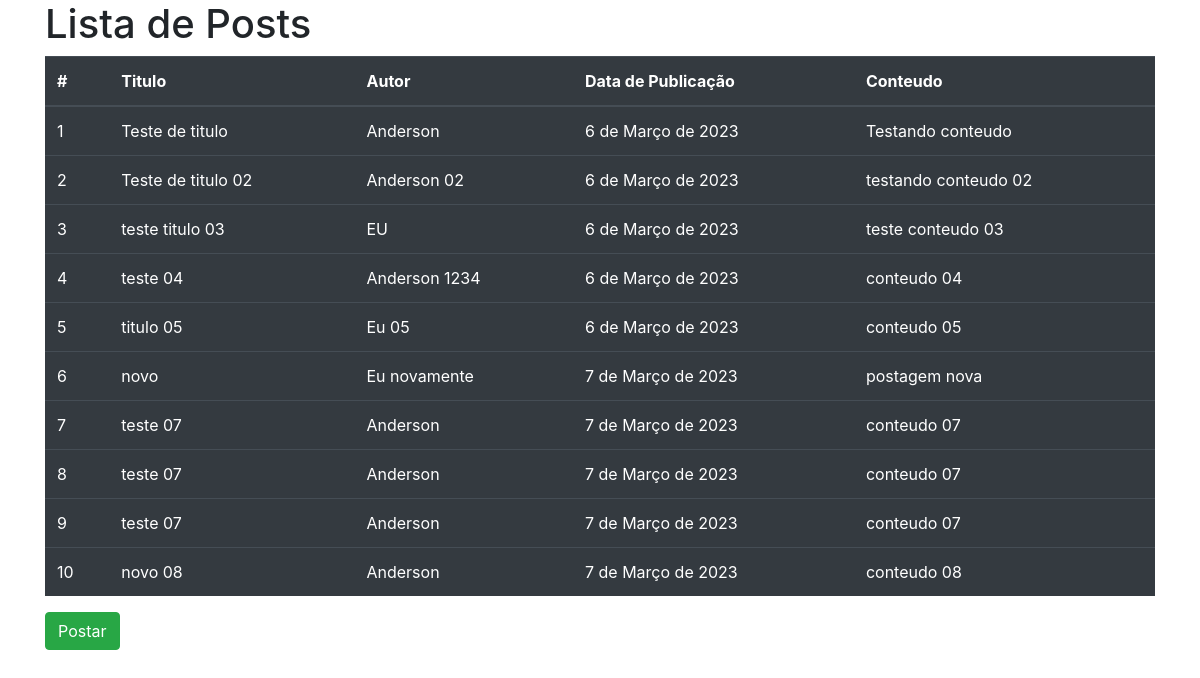
Screenshot of /blog/ with the database file from the repository.
### blog/models.py (models this page shows, shortened)
class Blog(models.Model):
    titulo = models.CharField('Título', max_length=200)
    conteudo = models.TextField('Conteudo')
    autor = models.CharField('Autor', max_length=200)
    data_publicacao = models.DateField('Data de Publicação')

### blog/views.py (the view)
# urls.py: path('', IndexView.as_view(), name='index'),
class IndexView(TemplateView):
    template_name = 'index.html'
    def get_context_data(self, **kwargs):
        context = super(IndexView, self).get_context_data(**kwargs)
        context['postagem'] = Blog.objects.all()
        return context

### blog/templates/index.html (shortened to what this page needs)
{% load bootstrap4 %}
<!DOCTYPE html>
<html lang="pt-br">
<head>
    {% bootstrap_css %}
</head>
<body>
    <div class="container">
        {% if postagem %}
        <h1>Lista de Posts</h1>
        <table class="table table-dark">
            <thead>
                <tr>
                    <th scope="col">#</th>
                    <th scope="col">Titulo</th>
                    <th scope="col">Autor</th>
                    <th scope="col">Data de Publicação</th>
                    <th scope="col">Conteudo</th>
                </tr>
            </thead>
            <tbody>
                {% for p in postagem %}
                    <tr>
                        <td scope="row">{{ p.id }}</td>
                        <td scope="row">{{ p.titulo }}</td>
                        <td scope="row">{{ p.autor }}</td>
                        <td scope="row">{{ p.data_publicacao }}</td>
                        <td scope="row">{{ p.conteudo }}</td>
                    </tr>
                {% endfor %}
            </tbody>
        </table>
        {% buttons %}
                    <a href="{% url 'postagem' %}"><button type="button" class="btn btn-success" >Postar</button></a>
                {% endbuttons %}
        {% else %}
            <h2>Ainda não existem postagens cadastrados.</h2>
        {% endif %}
    </div>
</body>
</html>

### rows the page displays
Blog: id "1", titulo "Teste de titulo", autor "Anderson", data_publicacao "6 de Março de 2023", conteudo "Testando conteudo"
Blog: id "2", titulo "Teste de titulo 02", autor "Anderson 02", data_publicacao "6 de Março de 2023", conteudo "testando conteudo 02"
Blog: id "3", titulo "teste titulo 03", autor "EU", data_publicacao "6 de Março de 2023", conteudo "teste conteudo 03"
Blog: id "4", titulo "teste 04", autor "Anderson 1234", data_publicacao "6 de Março de 2023", conteudo "conteudo 04"
Blog: id "5", titulo "titulo 05", autor "Eu 05", data_publicacao "6 de Março de 2023", conteudo "conteudo 05"
Blog: id "6", titulo "novo", autor "Eu novamente", data_publicacao "7 de Março de 2023", conteudo "postagem nova"
Blog: id "7", titulo "teste 07", autor "Anderson", data_publicacao "7 de Março de 2023", conteudo "conteudo 07"
Blog: id "8", titulo "teste 07", autor "Anderson", data_publicacao "7 de Março de 2023", conteudo "conteudo 07"
Blog: id "9", titulo "teste 07", autor "Anderson", data_publicacao "7 de Março de 2023", conteudo "conteudo 07"
Blog: id "10", titulo "novo 08", autor "Anderson", data_publicacao "7 de Março de 2023", conteudo "conteudo 08"
